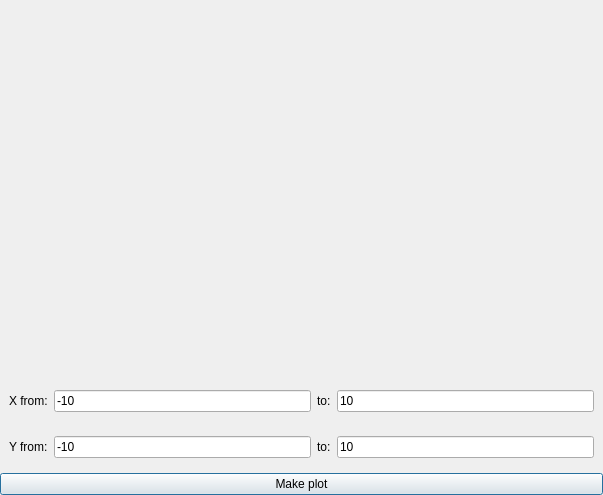
<?xml version="1.0" encoding="UTF-8"?>
<ui version="4.0">
 <class>plot_widget</class>
 <widget class="QDialog" name="plot_widget">
  <property name="geometry">
   <rect>
    <x>0</x>
    <y>0</y>
    <width>603</width>
    <height>495</height>
   </rect>
  </property>
  <property name="windowTitle">
   <string>Plot</string>
  </property>
  <property name="modal">
   <bool>true</bool>
  </property>
  <layout class="QVBoxLayout" name="verticalLayout">
   <property name="leftMargin">
    <number>0</number>
   </property>
   <property name="topMargin">
    <number>0</number>
   </property>
   <property name="rightMargin">
    <number>0</number>
   </property>
   <property name="bottomMargin">
    <number>0</number>
   </property>
   <item>
    <widget class="QCustomPlot" name="plot" native="true">
     <property name="sizePolicy">
      <sizepolicy hsizetype="Preferred" vsizetype="Minimum">
       <horstretch>0</horstretch>
       <verstretch>0</verstretch>
      </sizepolicy>
     </property>
     <property name="minimumSize">
      <size>
       <width>0</width>
       <height>350</height>
      </size>
     </property>
    </widget>
   </item>
   <item>
    <spacer name="verticalSpacer">
     <property name="orientation">
      <enum>Qt::Vertical</enum>
     </property>
     <property name="sizeHint" stdset="0">
      <size>
       <width>20</width>
       <height>40</height>
      </size>
     </property>
    </spacer>
   </item>
   <item>
    <widget class="QWidget" name="widget_2" native="true">
     <property name="sizePolicy">
      <sizepolicy hsizetype="Preferred" vsizetype="Maximum">
       <horstretch>0</horstretch>
       <verstretch>0</verstretch>
      </sizepolicy>
     </property>
     <property name="maximumSize">
      <size>
       <width>16777215</width>
       <height>42</height>
      </size>
     </property>
     <layout class="QHBoxLayout" name="horizontalLayout">
      <item>
       <widget class="QLabel" name="label">
        <property name="font">
         <font>
          <family>Arial</family>
         </font>
        </property>
        <property name="text">
         <string>X from:</string>
        </property>
       </widget>
      </item>
      <item>
       <widget class="QLineEdit" name="lineEdit_x_min">
        <property name="font">
         <font>
          <family>Arial</family>
         </font>
        </property>
        <property name="text">
         <string>-10</string>
        </property>
       </widget>
      </item>
      <item>
       <widget class="QLabel" name="label_3">
        <property name="font">
         <font>
          <family>Arial</family>
         </font>
        </property>
        <property name="text">
         <string>to:</string>
        </property>
       </widget>
      </item>
      <item>
       <widget class="QLineEdit" name="lineEdit_x_max">
        <property name="font">
         <font>
          <family>Arial</family>
         </font>
        </property>
        <property name="text">
         <string>10</string>
        </property>
       </widget>
      </item>
     </layout>
    </widget>
   </item>
   <item>
    <widget class="QWidget" name="widget_3" native="true">
     <property name="sizePolicy">
      <sizepolicy hsizetype="Preferred" vsizetype="Maximum">
       <horstretch>0</horstretch>
       <verstretch>0</verstretch>
      </sizepolicy>
     </property>
     <property name="maximumSize">
      <size>
       <width>16777215</width>
       <height>42</height>
      </size>
     </property>
     <layout class="QHBoxLayout" name="horizontalLayout_2">
      <item>
       <widget class="QLabel" name="label_5">
        <property name="font">
         <font>
          <family>Arial</family>
         </font>
        </property>
        <property name="text">
         <string>Y from:</string>
        </property>
       </widget>
      </item>
      <item>
       <widget class="QLineEdit" name="lineEdit_y_min">
        <property name="font">
         <font>
          <family>Arial</family>
         </font>
        </property>
        <property name="text">
         <string>-10</string>
        </property>
       </widget>
      </item>
      <item>
       <widget class="QLabel" name="label_6">
        <property name="font">
         <font>
          <family>Arial</family>
         </font>
        </property>
        <property name="text">
         <string>to:</string>
        </property>
       </widget>
      </item>
      <item>
       <widget class="QLineEdit" name="lineEdit_y_max">
        <property name="font">
         <font>
          <family>Arial</family>
         </font>
        </property>
        <property name="text">
         <string>10</string>
        </property>
       </widget>
      </item>
     </layout>
    </widget>
   </item>
   <item>
    <widget class="QPushButton" name="pushButton_plot_creater">
     <property name="sizePolicy">
      <sizepolicy hsizetype="Minimum" vsizetype="Maximum">
       <horstretch>0</horstretch>
       <verstretch>0</verstretch>
      </sizepolicy>
     </property>
     <property name="font">
      <font>
       <family>Arial</family>
      </font>
     </property>
     <property name="text">
      <string>Make plot</string>
     </property>
    </widget>
   </item>
  </layout>
 </widget>
 <customwidgets>
  <customwidget>
   <class>QCustomPlot</class>
   <extends>QWidget</extends>
   <header>qcustomplot.h</header>
   <container>1</container>
  </customwidget>
 </customwidgets>
 <resources/>
 <connections/>
</ui>
